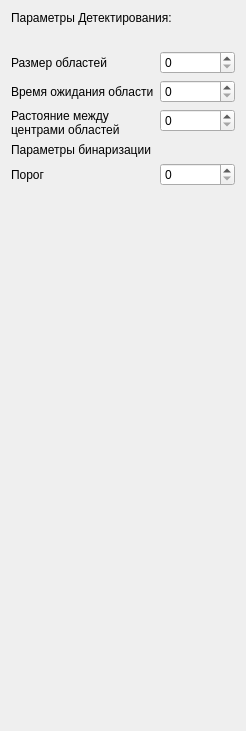
<?xml version="1.0" encoding="UTF-8"?>
<ui version="4.0">
 <class>AnalyzerSettingsForm</class>
 <widget class="QWidget" name="AnalyzerSettingsForm">
  <property name="geometry">
   <rect>
    <x>0</x>
    <y>0</y>
    <width>246</width>
    <height>731</height>
   </rect>
  </property>
  <property name="windowTitle">
   <string>Form</string>
  </property>
  <layout class="QFormLayout" name="formLayout">
   <item row="0" column="0" colspan="2">
    <widget class="QLabel" name="label">
     <property name="text">
      <string>Параметры Детектирования:</string>
     </property>
    </widget>
   </item>
   <item row="2" column="0">
    <widget class="QLabel" name="label_3">
     <property name="text">
      <string/>
     </property>
    </widget>
   </item>
   <item row="5" column="0">
    <widget class="QLabel" name="label_5">
     <property name="text">
      <string>Растояние между
центрами областей</string>
     </property>
    </widget>
   </item>
   <item row="5" column="1">
    <widget class="QSpinBox" name="distantSpinBox"/>
   </item>
   <item row="4" column="0">
    <widget class="QLabel" name="label_4">
     <property name="text">
      <string>Время ожидания области</string>
     </property>
    </widget>
   </item>
   <item row="4" column="1">
    <widget class="QSpinBox" name="lifeTimeSpinBox"/>
   </item>
   <item row="3" column="0">
    <widget class="QLabel" name="label_2">
     <property name="text">
      <string>Размер областей</string>
     </property>
    </widget>
   </item>
   <item row="3" column="1">
    <widget class="QSpinBox" name="areaSizeSpinBox"/>
   </item>
   <item row="8" column="0">
    <widget class="Line" name="line">
     <property name="orientation">
      <enum>Qt::Horizontal</enum>
     </property>
    </widget>
   </item>
   <item row="6" column="0">
    <widget class="QLabel" name="label_6">
     <property name="text">
      <string>Параметры бинаризации</string>
     </property>
    </widget>
   </item>
   <item row="7" column="0">
    <widget class="QLabel" name="label_7">
     <property name="text">
      <string>Порог </string>
     </property>
    </widget>
   </item>
   <item row="7" column="1">
    <widget class="QSpinBox" name="tresholdSpinBox">
     <property name="maximum">
      <number>255</number>
     </property>
    </widget>
   </item>
  </layout>
 </widget>
 <resources/>
 <connections/>
</ui>
